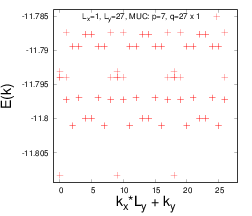

Generate this figure with gnuplot:
set xrange [-1:28]
set yrange [-11.8093375570654:-11.7839938115979]
set xlabel "k_x*L_y + k_y" font "Helvetica,28"
set ylabel "E(k)" font "Helvetica,28"
#set size 1.0, 0.6
set terminal postscript eps size 3.5,3 enhanced colour "Helvetica" 16
set output "fermions_hofstadter_X_27_Y_1_q_7_n_9_x_1_y_27_u_10_gx_0_gy_0_ext.eps"
plot "fermions_hofstadter_X_27_Y_1_q_7_n_9_x_1_y_27_u_10_gx_0_gy_0_ext.dat" using ($1*27+$2):3 title "L_x=1, L_y=27, MUC: p=7, q=27 x 1" with points lc rgbcolor "red" lt 6 pt 1 ps 2
